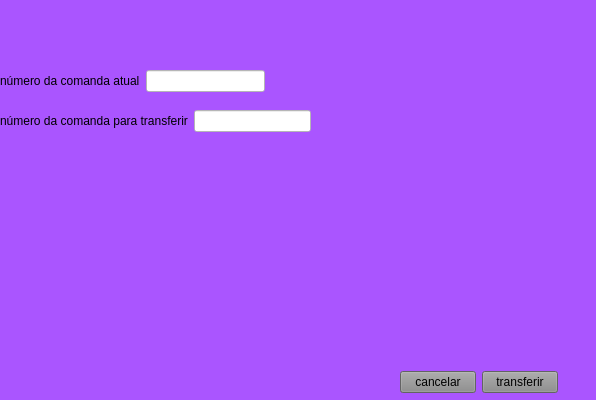
<?xml version="1.0" encoding="UTF-8"?>
<ui version="4.0">
 <class>Form</class>
 <widget class="QWidget" name="Form">
  <property name="geometry">
   <rect>
    <x>0</x>
    <y>0</y>
    <width>596</width>
    <height>400</height>
   </rect>
  </property>
  <property name="windowTitle">
   <string>Form</string>
  </property>
  <property name="styleSheet">
   <string notr="true">background-color: rgb(170, 85, 255);</string>
  </property>
  <widget class="QWidget" name="">
   <property name="geometry">
    <rect>
     <x>0</x>
     <y>70</y>
     <width>265</width>
     <height>22</height>
    </rect>
   </property>
   <layout class="QHBoxLayout" name="horizontalLayout">
    <item>
     <widget class="QLabel" name="label">
      <property name="text">
       <string>número da comanda atual</string>
      </property>
     </widget>
    </item>
    <item>
     <widget class="QLineEdit" name="lne_atual">
      <property name="styleSheet">
       <string notr="true">background-color: rgb(255, 255, 255);</string>
      </property>
     </widget>
    </item>
   </layout>
  </widget>
  <widget class="QWidget" name="">
   <property name="geometry">
    <rect>
     <x>0</x>
     <y>110</y>
     <width>311</width>
     <height>22</height>
    </rect>
   </property>
   <layout class="QHBoxLayout" name="horizontalLayout_2">
    <item>
     <widget class="QLabel" name="label_2">
      <property name="text">
       <string>número da comanda para transferir</string>
      </property>
     </widget>
    </item>
    <item>
     <widget class="QLineEdit" name="lne_transfe">
      <property name="styleSheet">
       <string notr="true">background-color: rgb(255, 255, 255);</string>
      </property>
     </widget>
    </item>
   </layout>
  </widget>
  <widget class="QWidget" name="">
   <property name="geometry">
    <rect>
     <x>400</x>
     <y>370</y>
     <width>158</width>
     <height>25</height>
    </rect>
   </property>
   <layout class="QHBoxLayout" name="horizontalLayout_3">
    <item>
     <widget class="QPushButton" name="bt_cancela">
      <property name="styleSheet">
       <string notr="true">background-color: rgb(139, 139, 139);</string>
      </property>
      <property name="text">
       <string>cancelar</string>
      </property>
     </widget>
    </item>
    <item>
     <widget class="QPushButton" name="bt_transfer">
      <property name="styleSheet">
       <string notr="true">background-color: rgb(139, 139, 139);</string>
      </property>
      <property name="text">
       <string>transferir</string>
      </property>
     </widget>
    </item>
   </layout>
  </widget>
 </widget>
 <resources/>
 <connections/>
</ui>
